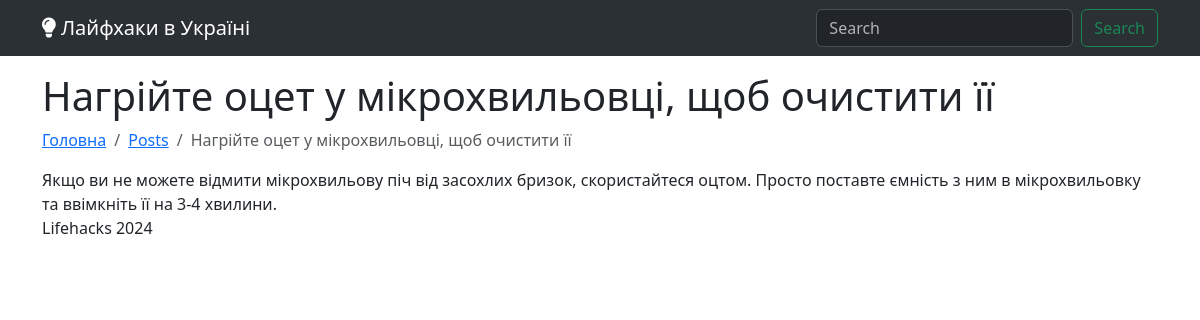
The app's page /posts/nagriite-otset-u-mikrokhvilovtsi-shchob-ochistiti-yiyi with its own data.
### blog/models.py (models this page shows, shortened)
class Post(models.Model):
    title = models.CharField(max_length=200)
    slug = models.CharField(max_length=200, unique=True, blank=True)
    content = models.TextField()
    image = models.CharField(max_length=200, blank=True, null=True)
    youtube = models.CharField(max_length=100, blank=True, null=True)
    tiktok = models.CharField(max_length=100, blank=True, null=True)
    categories = models.ManyToManyField(Category, related_name='posts')
    created_at = models.DateTimeField(auto_now_add=True)
    @property
    def anons(self):
        text = self.content.replace("&nbsp;", " ")
        text = text.replace("\n", " ")
        text = text.replace("\r", " ")
        text = text.replace("  ", " ")
        text = text.replace("&amp;", "&")
        text = text.replace("&#39;", "'")
        text = text.replace('&quot;', '"')
        text = text.replace("&raquo;", '"')
        text = text.replace("&laquo;", '"')
        text = text.replace("&rsquo;", "'")
        return text.lstrip()[0:300]

### blog/views.py (the view)
# urls.py: path('<str:slug>', views.post, name='post_detail'),
def post(request, slug):
    categories = Category.objects.all()
    post = Post.objects.filter(slug=slug).first()
    return render(request, 'blog/post.html', {"categories": categories, "post": post, "active": "posts"})

### blog/templates/blog/post.html (shortened to what this page needs)
{% extends "layout.html" %}
{% block content %}
  <h1>{{ post.title }}</h1>
  <nav aria-label="breadcrumb">
    <ul class="breadcrumb">
      <li class="breadcrumb-item">
        <a href="/">Головна</a>
      </li>
      <li class="breadcrumb-item">
        <a href="/posts">Posts</a>
      </li>
      <li class="breadcrumb-item active" aria-current="page">
        {{ post.title }}
      </li>
    </ul>
  </nav>
  <article class="article-content">
    {{ post.content|safe }}
  </article>
{% endblock %}

### records on screen
Post: title "Нагрійте оцет у мікрохвильовці, щоб очистити її", content "Якщо ви не можете відмити мікрохвильову піч від засохлих бризок, скористайтеся оцтом. Просто поставте ємність з ним в мікрохвильовку та ввімкніть її на 3-4 хвилини."
